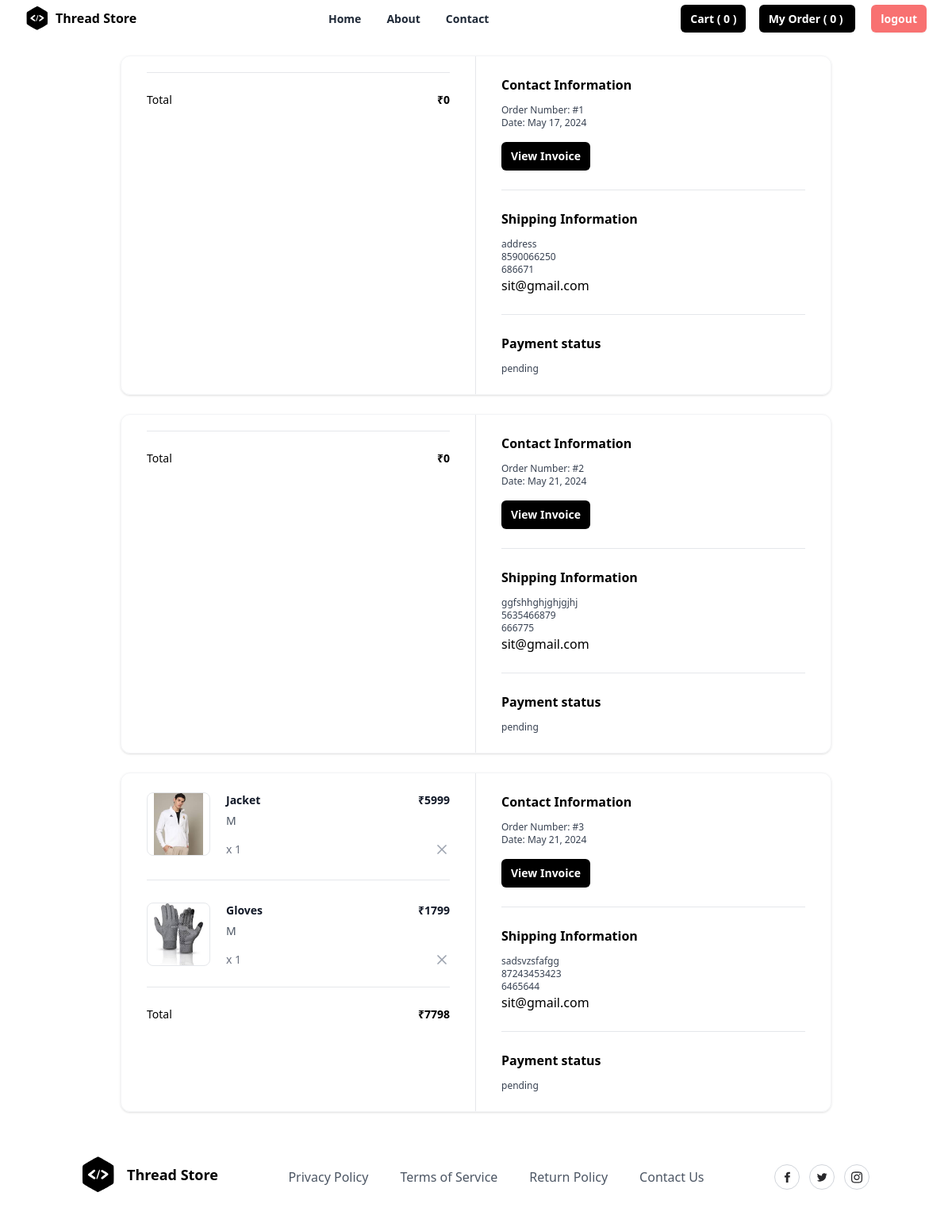
/order/ (signed in), run on the app's committed database.
### store/models.py (models this page shows, shortened)
class Basket(models.Model):
    owner = models.OneToOneField(User, on_delete=models.CASCADE,related_name="cart")
    created_date = models.DateTimeField(auto_now_add=True)
    updated_date = models.DateTimeField(auto_now=True)
    is_active = models.BooleanField(default=True)
    @property
    def cart_item_count(self):
        return self.cartitems.filter(is_order_placed=False).count()

class Order(models.Model):
    user_object = models.ForeignKey(
                                        User,
                                        on_delete=models.CASCADE,
                                        related_name='myorders'
                                    )
    basket_item_objects = models.ManyToManyField(BasketItem)
    delivery_address = models.CharField(max_length=250)
    phone = models.CharField(max_length=12)
    pin=models.CharField(max_length=10,null=True)
    email = models.CharField(max_length=100)
    pay_options = (
        ('online', 'online'),
        ('cod', 'cod')
    )
    payment_mode = models.CharField(
                                        max_length=100,
                                        choices=pay_options,
                                        default='cod'
                                    )
    order_id = models.CharField(max_length=200, null=True)
    is_paid = models.BooleanField(default=False)
    order_status = (
        ('order_confirmed', 'Order confirmed'),
        ('dispatched', 'Dispatched'),
        ('in_transit', 'In transit'),
        ('delivered', 'Delivered'),
        ('cancelled', 'Cancelled'),
    )
    status = models.CharField(
                                max_length=200,
                                choices=order_status,
                                default='order_confirmed'
                            )
    created_date = models.DateTimeField(auto_now_add=True)
    updated_date = models.DateTimeField(auto_now=True)
    is_active = models.BooleanField(default=True)
    @property
    def sub_total(self):
        basket_items=self.basket_item_objects.all()
        total=0
        if basket_items:
            for bi in basket_items:
                total+=bi.total_amount
        return total

class BasketItem(models.Model):
    basket_object = models.ForeignKey(Basket, on_delete=models.CASCADE,related_name="cartitems")
    product_object = models.ForeignKey(Product, on_delete=models.CASCADE)
    size_object = models.ForeignKey(Size, on_delete=models.CASCADE)
    quantity = models.PositiveIntegerField(default=1)
    created_date = models.DateTimeField(auto_now_add=True)
    updated_date = models.DateTimeField(auto_now=True)
    is_active = models.BooleanField(default=True)
    is_order_placed=models.BooleanField(default=False)
    @property
    def total_amount(self):
        return self.product_object.price*self.quantity

class Product(models.Model):
    title = models.CharField(max_length=200)
    description = models.TextField(null=True, blank=True)
    size_object = models.ManyToManyField(Size)
    category_object = models.ForeignKey(Category, on_delete=models.CASCADE)
    brand_object = models.ForeignKey(Brand, on_delete=models.CASCADE)
    image = models.ImageField(upload_to='product_images', null=True, blank=True, default='product_images/default.jpg')
    price = models.PositiveIntegerField()
    tag_object=models.ManyToManyField(Tag)
    created_date = models.DateTimeField(auto_now_add=True)
    updated_date = models.DateTimeField(auto_now=True)
    is_active = models.BooleanField(default=True)

class Size(models.Model):
    name = models.CharField(max_length=100, unique=True)
    created_date = models.DateTimeField(auto_now_add=True)
    updated_date = models.DateTimeField(auto_now=True)
    is_active = models.BooleanField(default=True)
    def __str__(self):
        return self.name

### store/views.py (the view)
# urls.py: path("order/",views.OrderSummaryView.as_view(),name="order-summary"),
class OrderSummaryView(View):
    def get(self,request,*args, **kwargs):
        qs=Order.objects.filter(user_object=request.user).order_by("created_date")
        return render(request,"order_summary.html",{"data":qs})

### store/templates/order_summary.html (shortened to what this page needs)
{%extends 'base.html'%}
{%block main_block%}
{%for o in data%}
<div class="mx-auto my-4 max-w-4xl md:my-6">
  <div class="overflow-hidden rounded-xl border border-gray-100 shadow">
    <div class="grid grid-cols-1 md:grid-cols-2">
      <div class="px-5 py-6 md:border-r md:border-r-gray-200 md:px-8">
        <div class="flow-root">
          <ul class="-my-7 divide-y divide-gray-200">
            {%for bi in o.basket_item_objects.all%}
            <li class="flex items-stretch justify-between space-x-5 py-7">
              <div class="flex flex-1 items-stretch">
                <div class="flex-shrink-0">
                  <img class="h-20 w-20 rounded-lg border border-gray-200 object-contain"
                    src="{{bi.product_object.image.url}}"
                    alt="https://static.nike.com/a/images/c_limit,w_592,f_auto/t_product_v1/54a510de-a406-41b2-8d62-7f8c587c9a7e/air-force-1-07-lv8-shoes-9KwrSk.png" />
                </div>
                <div class="ml-5 flex flex-col justify-between">
                  <div class="flex-1">
                    <p class="text-sm font-bold text-gray-900">
                      {{bi.product_object.title}}
                    </p>
                    <p class="mt-1.5 text-sm font-medium text-gray-600">
                      {{bi.size_object}}
                    </p>
                  </div>
                  <p class="mt-4 text-sm font-medium text-gray-500">x {{bi.quantity}}</p>
                </div>
              </div>
              <div class="ml-auto flex flex-col items-end justify-between">
                <p class="text-right text-sm font-bold text-gray-900">
                  ₹{{bi.total_amount}}
                </p>
                <a href="{%url 'cart-remove' bi.id%}"
                  class="-m-2 inline-flex rounded p-2 text-gray-400 transition-all duration-200 hover:text-gray-900 focus:outline-none focus:ring-2 focus:ring-gray-900 focus:ring-offset-2">
                  <svg xmlns="http://www.w3.org/2000/svg" width="24" height="24" viewBox="0 0 24 24" fill="none"
                    stroke="currentColor" stroke-width="2" stroke-linecap="round" stroke-linejoin="round"
                    class="h-5 w-5">
                    <line x1="18" y1="6" x2="6" y2="18"></line>
                    <line x1="6" y1="6" x2="18" y2="18"></line>
                  </svg>
                </a>
              </div>
            </li>
            {%endfor%}
          </ul>
          <hr class="mt-6 border-gray-200" />
          <ul class="mt-6 space-y-3">
            <li class="flex items-center justify-between">
              <p class="text-sm font-medium ">Total</p>
              <p class="text-sm font-bold ">₹{{o.sub_total}}</p>
            </li>
          </ul>
        </div>
      </div>
      <div class="px-5 py-6 md:px-8">
        <div class="flow-root">
          <div class="-my-6 divide-y divide-gray-200">
            <div class="py-6">
              <h2 class="text-base font-bold text-black">
                Contact Information
              </h2>
              <p class="fontmedium mt-3 text-xs text-gray-700">
                Order Number: #{{o.id}}
              </p>
              <p class="text-xs font-medium text-gray-700">
                Date: {{o.created_date|date}}
              </p>
              <button type="button"
                class="mt-4 rounded-md bg-black px-3 py-2 text-sm font-semibold text-white shadow-sm hover:bg-black/80 focus-visible:outline focus-visible:outline-2 focus-visible:outline-offset-2 focus-visible:outline-black">
                View Invoice
              </button>
            </div>
            <div class="py-6">
              <h2 class="mb-2 text-base font-bold text-black">
                Shipping Information
              </h2>
              <p class="mt-3 text-xs font-medium text-gray-700">{{o.delivery_address}}
              </p>
              <p class="text-xs font-medium text-gray-700">
                {{o.phone}}
              </p>
              <p class="text-xs font-medium text-gray-700">
                {{o.pin}}
              </p>
              <p> {{o.email}}
              </p>
            </div>
            <div class="py-6">
              <h2 class="text-base font-bold text-black">
                Payment status
              </h2>
              <p class="mt-3 text-xs font-medium text-gray-700">
               {%if order.is_paid%}
               completed
               {%else%}
               pending
               {%endif%}
              </p>
            </div>
          </div>
        </div>
      </div>
    </div>
  </div>
</div>
{%endfor%}
{%endblock%}

### store/templates/base.html (shortened to what this page needs)
<!DOCTYPE html>
<html lang="en">
<head>
    <script src="https://cdn.tailwindcss.com"></script>
</head>
<body>
    <div class="relative w-full bg-white">
        <div class="mx-auto flex max-w-7xl items-center justify-between px-4 py-2 sm:px-6 lg:px-8">
            <div class="inline-flex items-center space-x-2">
                <span>
                </span>
                <span class="font-bold">Thread Store</span>
            </div>
            <div class="hidden lg:block">
                <ul class="inline-flex space-x-8">
                    <li>
                        <a href="#" class="text-sm font-semibold text-gray-800 hover:text-gray-900">
                            Home
                        </a>
                    </li>
                    <li>
                        <a href="#" class="text-sm font-semibold text-gray-800 hover:text-gray-900">
                            About
                        </a>
                    </li>
                    <li>
                        <a href="#" class="text-sm font-semibold text-gray-800 hover:text-gray-900">
                            Contact
                        </a>
                    </li>
                </ul>
            </div>
            <div class="hidden lg:block ">
                <a
                href="{%url 'cart-summary'%}"
                    class="rounded-md bg-black px-3 py-2 text-sm font-semibold text-white shadow-sm hover:bg-black/80 focus-visible:outline focus-visible:outline-2 focus-visible:outline-offset-2 focus-visible:outline-black"
                >
                Cart ( {{request.user.cart.cart_item_count}} )</a>
                      <a
                      href="{%url 'order-summary'%}"
                          class="ms-3    rounded-md bg-black px-3 py-2 text-sm font-semibold text-white shadow-sm hover:bg-black/80 focus-visible:outline focus-visible:outline-2 focus-visible:outline-offset-2 focus-visible:outline-black"
                      >
                      My Order ( {{request.user.cart.cart_item_count}} )
                            </a>
                      <a
                      href="{%url 'signout'%}"
                          class="rounded-md ms-5 bg-red-400 px-3 py-2 text-sm font-semibold text-white shadow-sm hover:bg-black/80 focus-visible:outline focus-visible:outline-2 focus-visible:outline-offset-2 focus-visible:outline-black"
                      >
                      logout
                            </a>
            </div>
        </div>
    </div>
    {%block main_block%}
    {%endblock%}
    <section class="relative overflow-hidden bg-white py-8">
        <div class="container relative z-10 mx-auto px-4">
            <div class="-m-8 flex flex-wrap items-center justify-between">
                <div class="w-auto p-8">
                    <a href="#">
                        <div class="inline-flex items-center">
                            <span class="ml-4 text-lg font-bold">Thread Store</span>
                        </div>
                    </a>
                </div>
                <div class="w-auto p-8">
                    <ul class="-m-5 flex flex-wrap items-center">
                        <li class="p-5">
                            <a class="font-medium text-gray-600 hover:text-gray-700" href="#">
                                Privacy Policy
                            </a>
                        </li>
                        <li class="p-5">
                            <a class="font-medium text-gray-600 hover:text-gray-700" href="#">
                                Terms of Service
                            </a>
                        </li>
                        <li class="p-5">
                            <a class="font-medium text-gray-600 hover:text-gray-700" href="#">
                                Return Policy
                            </a>
                        </li>
                        <li class="p-5">
                            <a class="font-medium text-gray-600 hover:text-gray-700" href="#">
                                Contact Us
                            </a>
                        </li>
                    </ul>
                </div>
                <div class="w-auto p-8">
                    <div class="-m-1.5 flex flex-wrap">
                        <div class="w-auto p-1.5">
                            <a href="#">
                                <div
                                    class="flex h-8 w-8 items-center justify-center rounded-full border border-gray-300 hover:border-gray-400">
                                </div>
                            </a>
                        </div>
                        <div class="w-auto p-1.5">
                            <a href="#">
                                <div
                                    class="flex h-8 w-8 items-center justify-center rounded-full border border-gray-300 hover:border-gray-400">
                                </div>
                            </a>
                        </div>
                        <div class="w-auto p-1.5">
                            <a href="#">
                                <div
                                    class="flex h-8 w-8 items-center justify-center rounded-full border border-gray-300 hover:border-gray-400">
                                </div>
                            </a>
                        </div>
                    </div>
                </div>
            </div>
        </div>
    </section>
</body>
</html>

### data on the page
Order: sub_total "0", id "1", created_date "May 17, 2024", delivery_address "address", phone "8590066250", pin "686671", email "sit@gmail.com"
Order: sub_total "0", id "2", created_date "May 21, 2024", delivery_address "ggfshhghjghjgjhj", phone "5635466879", pin "666775", email "sit@gmail.com"
Order: sub_total "7798", id "3", created_date "May 21, 2024", delivery_address "sadsvzsfafgg", phone "87243453423", pin "6465644", email "sit@gmail.com"
BasketItem: product_object.image (picture), product_object "Jacket", size_object "M", quantity "1", total_amount "5999"
BasketItem: product_object.image (picture), product_object "Gloves", size_object "M", quantity "1", total_amount "1799"

### other printed values
{{ request.user.cart.cart_item_count }} "0"
